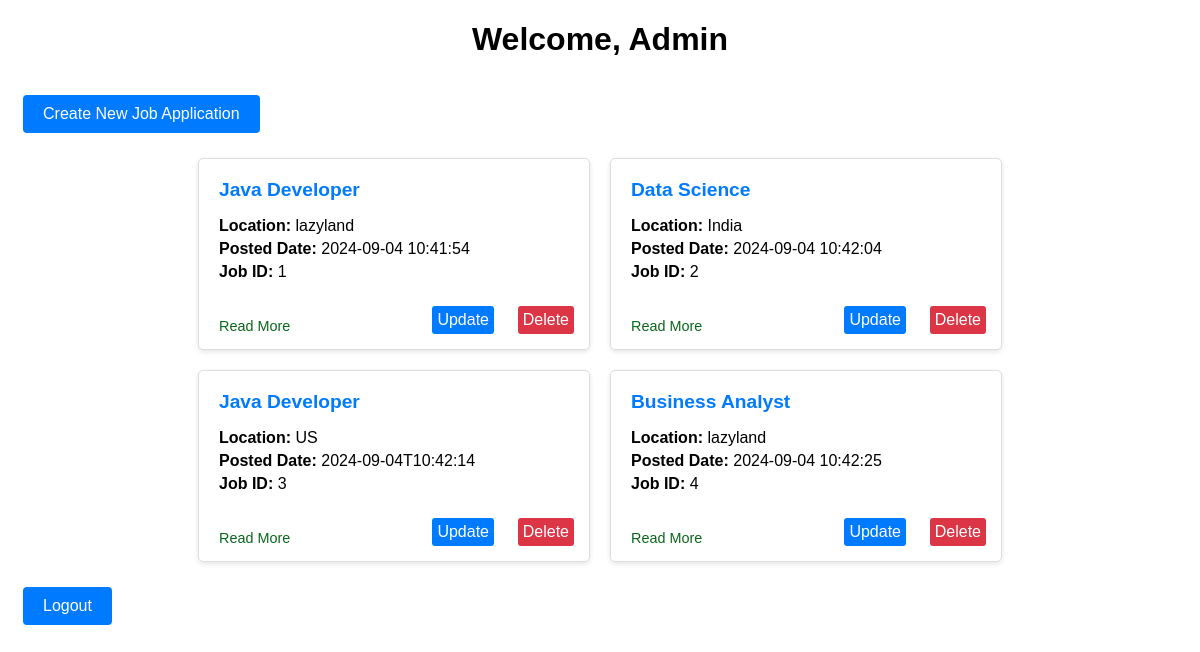
Before: /admin/admin_dashboard (signed in) with the older database file.
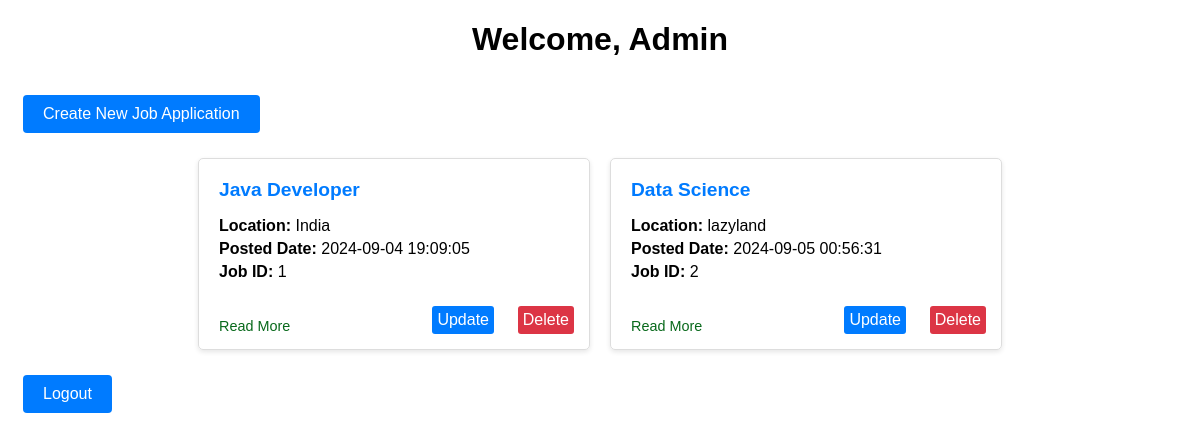
After: the same page with the newer database file.
### tables this page shows
CREATE TABLE job_applications (
                id INTEGER PRIMARY KEY AUTOINCREMENT,
                position TEXT NOT NULL,
                company TEXT NOT NULL,
                location TEXT NOT NULL,
                experience_range TEXT NOT NULL,
                description TEXT NOT NULL,
                posted_date TEXT NOT NULL
            );

### admin.py (the view)
@admin_blueprint.route('/admin_dashboard')
def dashboard():
    if 'username' not in session or not is_admin(session['username']):
        flash('You are not authorized to access this page.')
        return redirect(url_for('auth.sign_in'))
    db = get_db()
    job_applications = db.execute('SELECT id, position, company, location, experience_range, description, posted_date FROM job_applications').fetchall()
    return render_template('admin_dashboard.html', job_applications=job_applications)

### admin.py (called while the page is built)
def is_admin(username):
    db = get_db()
    user_info = db.execute('SELECT is_admin FROM users WHERE username = ?', (username,)).fetchone()
    return user_info['is_admin'] == 1

### create_db.py (called while the page is built)
def get_db():
    conn = sqlite3.connect(DATABASE)
    conn.row_factory = sqlite3.Row
    return conn

### templates/admin_dashboard.html (shortened to what this page needs)
<!DOCTYPE html>
<html lang="en">
<head>
    <link rel="stylesheet" href="{{ url_for('static', filename='admin_dashboard.css') }}">
</head>
<body>
    <h1>Welcome, Admin</h1>
    <a href="{{ url_for('admin.create_job') }}">Create New Job Application</a>
    <div class="job-applications">
        {% for job in job_applications %}
        <div class="job-box" onclick="window.location.href='{{ url_for('admin.view_job', job_id=job.id) }}'">
            <h2 class="job-title">{{ job.position }}</h2>
            <p><strong>Location:</strong> {{ job.location }}</p>
            <p><strong>Posted Date:</strong> {{ job.posted_date }}</p>
            <p><strong>Job ID:</strong> {{ job.id }}</p>
            <p class="read-more">Read More</p>
            <a href="{{ url_for('admin.edit_job', job_id=job.id) }}" class="update-btn">Update</a>
            <a href="{{ url_for('admin.delete_job', job_id=job.id) }}" class="delete-btn" onclick="return confirm('Are you sure you want to delete this job?');">Delete</a>
        </div>
        {% endfor %}
    </div>
    <a href="{{url_for('auth.sign_out')}}">Logout</a>
</body>
</html>

### static/admin_dashboard.css (style rules this page uses)
body { font-family: Arial, sans-serif; }
h1 { text-align: center; }
a { display: inline-block; margin: 15px; padding: 10px 20px; background-color: #007bff; color: #fff; text-decoration: none; border-radius: 4px; text-align: center; }
.job-applications { display: flex; flex-wrap: wrap; justify-content: center; }
.job-box { border: 1px solid #ddd; padding: 20px; margin: 10px; border-radius: 5px; width: 350px; min-height: 150px; box-shadow: 0 2px 5px rgba(0, 0, 0, 0.1); position: relative; transition: background-color 0.3s; }
.job-box h2 { margin-top: 0; color: #007bff; }
.job-box p { margin: 5px 0; }
.job-title { font-size: 1.2em; color: #333; }
.update-btn, .delete-btn { position: absolute; display: inline-block; padding: 5px 5px; bottom: 10px; margin: 5px; color: white; text-decoration: none; border-radius: 3px; }
.update-btn { background-color: #007bff; right: 90px; }
.delete-btn { background-color: #dc3545; right: 10px; }
.read-more { position: absolute; bottom: 10px; left: 20px; font-size: 0.9em; color: #08691b; background: transparent; text-decoration: none; }

Changed rows visible on the page:
removed job_applications: position "Java Developer", location "US", posted_date "2024-09-04T10:42:14", id "3"
removed job_applications: position "Business Analyst", location "lazyland", posted_date "2024-09-04 10:42:25", id "4"
changed job_applications "Java Developer": location "lazyland" → "India"; posted_date "2024-09-04 10:41:54" → "2024-09-04 19:09:05"
changed job_applications "Data Science": location "India" → "lazyland"; posted_date "2024-09-04 10:42:04" → "2024-09-05 00:56:31"
